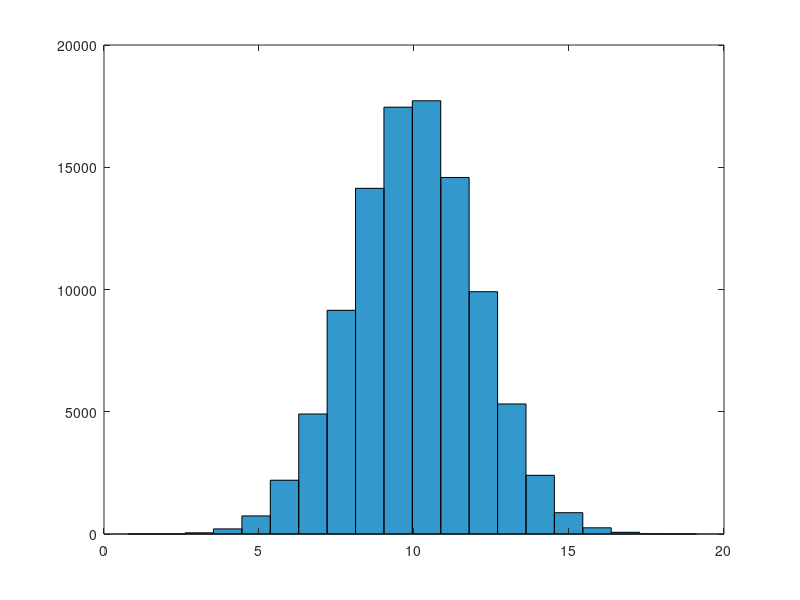

Reproduce this figure in MATLAB.
clc
clear
close all

func = @(M, DP) (DP * randn(100000, 1)) + M; % Reduzido para 100k para agilizar
A = func(10, 2);

num_int = 20;
valor_min = min(A);
valor_max = max(A);

% Cria os limites das classes (edges)
limites = linewidth = linspace(valor_min, valor_max, num_int + 1);

% 3. Contar as frequências manualmente
frequencias = zeros(1, num_int);

for i = 1:num_int
    if i == num_int
        % O último intervalo inclui o valor máximo (<=)
        frequencias(i) = sum(A >= limites(i) & A <= limites(i+1));
    else
        % Intervalos normais [limite_inferior, limite_superior)
        frequencias(i) = sum(A >= limites(i) & A < limites(i+1));
    end
end

centros = (limites(1:end-1) + limites(2:end)) / 2;

% 5. Plotar o histograma usando a função de barras
figure;
bar(centros, frequencias, 1, 'FaceColor', [0.2 0.6 0.8], 'EdgeColor', 'k');
